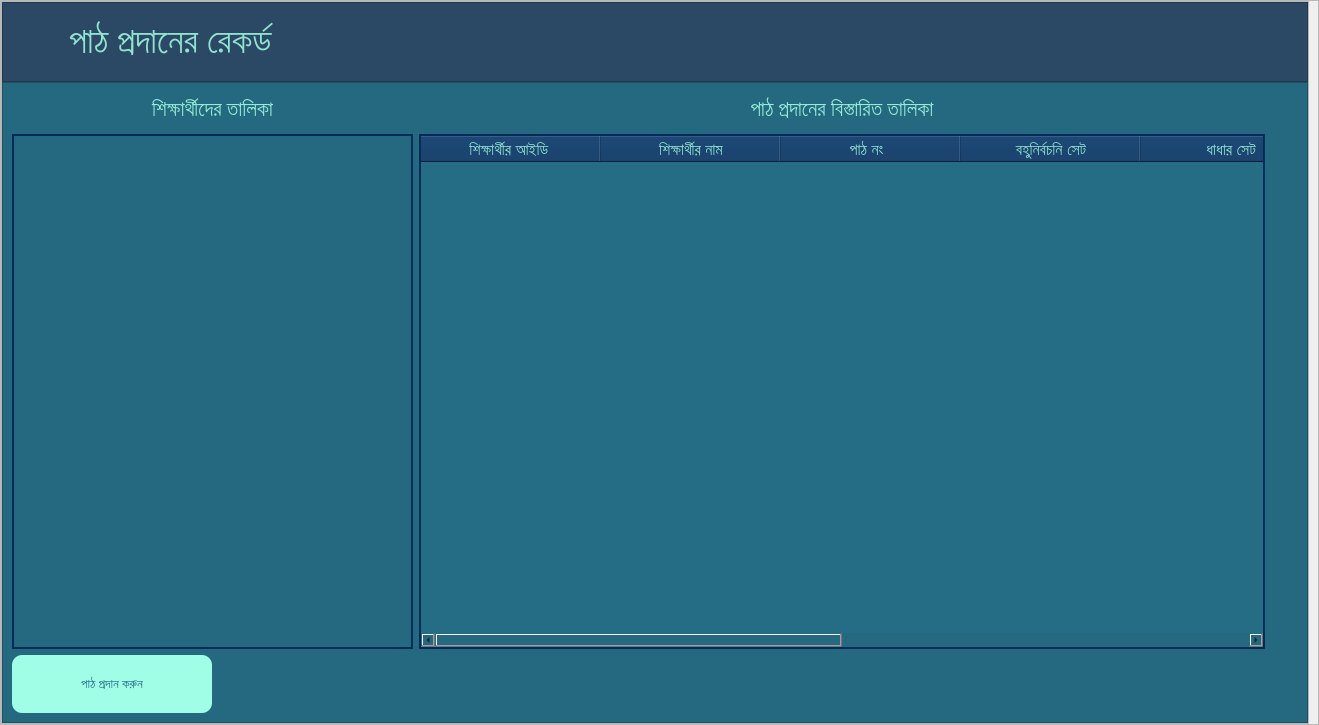
      <widget class="QWidget" name="lesson_assigning_page">
       <layout class="QGridLayout" name="gridLayout_11">
        <property name="leftMargin">
         <number>0</number>
        </property>
        <property name="topMargin">
         <number>0</number>
        </property>
        <property name="rightMargin">
         <number>0</number>
        </property>
        <property name="bottomMargin">
         <number>0</number>
        </property>
        <item row="0" column="0">
         <widget class="QFrame" name="frame_2">
          <property name="frameShape">
           <enum>QFrame::StyledPanel</enum>
          </property>
          <property name="frameShadow">
           <enum>QFrame::Raised</enum>
          </property>
          <layout class="QGridLayout" name="gridLayout_9">
           <property name="leftMargin">
            <number>0</number>
           </property>
           <property name="topMargin">
            <number>0</number>
           </property>
           <property name="bottomMargin">
            <number>0</number>
           </property>
           <item row="0" column="0">
            <widget class="QFrame" name="lesson_frame_3">
             <property name="minimumSize">
              <size>
               <width>1280</width>
               <height>720</height>
              </size>
             </property>
             <property name="styleSheet">
              <string notr="true"/>
             </property>
             <property name="frameShape">
              <enum>QFrame::StyledPanel</enum>
             </property>
             <property name="frameShadow">
              <enum>QFrame::Raised</enum>
             </property>
             <layout class="QVBoxLayout" name="verticalLayout_6">
              <property name="spacing">
               <number>0</number>
              </property>
              <property name="leftMargin">
               <number>0</number>
              </property>
              <property name="topMargin">
               <number>0</number>
              </property>
              <property name="rightMargin">
               <number>0</number>
              </property>
              <property name="bottomMargin">
               <number>0</number>
              </property>
              <item>
               <widget class="QFrame" name="top_frame_6">
                <property name="minimumSize">
                 <size>
                  <width>1278</width>
                  <height>80</height>
                 </size>
                </property>
                <property name="maximumSize">
                 <size>
                  <width>16777215</width>
                  <height>80</height>
                 </size>
                </property>
                <property name="styleSheet">
                 <string notr="true">background-color: #2B4865;</string>
                </property>
                <property name="frameShape">
                 <enum>QFrame::StyledPanel</enum>
                </property>
                <property name="frameShadow">
                 <enum>QFrame::Raised</enum>
                </property>
                <layout class="QHBoxLayout" name="horizontalLayout_25">
                 <property name="leftMargin">
                  <number>0</number>
                 </property>
                 <property name="topMargin">
                  <number>0</number>
                 </property>
                 <property name="rightMargin">
                  <number>0</number>
                 </property>
                 <property name="bottomMargin">
                  <number>0</number>
                 </property>
                 <item>
                  <widget class="QPushButton" name="lsn_btn_back_to_home_4">
                   <property name="sizePolicy">
                    <sizepolicy hsizetype="Preferred" vsizetype="Preferred">
                     <horstretch>0</horstretch>
                     <verstretch>0</verstretch>
                    </sizepolicy>
                   </property>
                   <property name="minimumSize">
                    <size>
                     <width>0</width>
                     <height>60</height>
                    </size>
                   </property>
                   <property name="maximumSize">
                    <size>
                     <width>60</width>
                     <height>60</height>
                    </size>
                   </property>
                   <property name="baseSize">
                    <size>
                     <width>0</width>
                     <height>4</height>
                    </size>
                   </property>
                   <property name="font">
                    <font>
                     <pointsize>11</pointsize>
                    </font>
                   </property>
                   <property name="cursor">
                    <cursorShape>PointingHandCursor</cursorShape>
                   </property>
                   <property name="mouseTracking">
                    <bool>true</bool>
                   </property>
                   <property name="styleSheet">
                    <string notr="true">QPushButton {
	background-color: #2B4865 #256D85;
	border: none;
}

QPushButton:hover:!pressed
{
	background-color:  #256D85;
	border-radius: 30px;
}</string>
                   </property>
                   <property name="text">
                    <string/>
                   </property>
                   <property name="icon">
                    <iconset>
                     <normaloff>../Images/back_icon.png</normaloff>../Images/back_icon.png</iconset>
                   </property>
                   <property name="iconSize">
                    <size>
                     <width>200</width>
                     <height>200</height>
                    </size>
                   </property>
                   <property name="autoDefault">
                    <bool>false</bool>
                   </property>
                   <property name="default">
                    <bool>false</bool>
                   </property>
                   <property name="flat">
                    <bool>false</bool>
                   </property>
                  </widget>
                 </item>
                 <item>
                  <widget class="QLabel" name="lsn_lbl_headline_5">
                   <property name="font">
                    <font>
                     <family>Hind Siliguri Medium</family>
                     <pointsize>27</pointsize>
                    </font>
                   </property>
                   <property name="styleSheet">
                    <string notr="true">color: #8FE3CF</string>
                   </property>
                   <property name="text">
                    <string>পাঠ প্রদানের রেকর্ড</string>
                   </property>
                   <property name="alignment">
                    <set>Qt::AlignLeading|Qt::AlignLeft|Qt::AlignVCenter</set>
                   </property>
                  </widget>
                 </item>
                </layout>
               </widget>
              </item>
              <item>
               <widget class="QFrame" name="mid_frame_5">
                <property name="minimumSize">
                 <size>
                  <width>1306</width>
                  <height>641</height>
                 </size>
                </property>
                <property name="styleSheet">
                 <string notr="true">background-color:rgb(36, 105, 127);</string>
                </property>
                <property name="frameShape">
                 <enum>QFrame::StyledPanel</enum>
                </property>
                <property name="frameShadow">
                 <enum>QFrame::Raised</enum>
                </property>
                <layout class="QGridLayout" name="gridLayout_10">
                 <item row="0" column="1">
                  <widget class="QLabel" name="lsn_lbl_lessons_6">
                   <property name="minimumSize">
                    <size>
                     <width>451</width>
                     <height>36</height>
                    </size>
                   </property>
                   <property name="font">
                    <font>
                     <family>Hind Siliguri Medium</family>
                     <pointsize>16</pointsize>
                     <weight>50</weight>
                     <bold>false</bold>
                    </font>
                   </property>
                   <property name="styleSheet">
                    <string notr="true">color: rgb(149, 236, 215);</string>
                   </property>
                   <property name="text">
                    <string>পাঠ প্রদানের বিস্তারিত তালিকা</string>
                   </property>
                   <property name="alignment">
                    <set>Qt::AlignCenter</set>
                   </property>
                  </widget>
                 </item>
                 <item row="1" column="1">
                  <widget class="QTableWidget" name="lsn_table_assigning_lessons">
                   <property name="minimumSize">
                    <size>
                     <width>830</width>
                     <height>511</height>
                    </size>
                   </property>
                   <property name="font">
                    <font>
                     <pointsize>12</pointsize>
                    </font>
                   </property>
                   <property name="cursor" stdset="0">
                    <cursorShape>OpenHandCursor</cursorShape>
                   </property>
                   <property name="styleSheet">
                    <string notr="true">QHeaderView::section {
	background-color: #002B5B;
    color: rgb(143, 227, 207);
}



QTableWidget {
	background-color: #256D85;
	gridline-color: rgb(255, 255, 255);
	color: #fff;
	border: 2px solid rgb(0, 43, 91);
}

</string>
                   </property>
                   <attribute name="horizontalHeaderDefaultSectionSize">
                    <number>180</number>
                   </attribute>
                   <attribute name="horizontalHeaderMinimumSectionSize">
                    <number>50</number>
                   </attribute>
                   <attribute name="horizontalHeaderStretchLastSection">
                    <bool>true</bool>
                   </attribute>
                   <column>
                    <property name="text">
                     <string>শিক্ষার্থীর আইডি </string>
                    </property>
                    <property name="font">
                     <font>
                      <pointsize>12</pointsize>
                      <weight>50</weight>
                      <bold>false</bold>
                     </font>
                    </property>
                    <property name="textAlignment">
                     <set>AlignCenter</set>
                    </property>
                   </column>
                   <column>
                    <property name="text">
                     <string>শিক্ষার্থীর নাম</string>
                    </property>
                    <property name="font">
                     <font>
                      <family>Segoe UI</family>
                      <pointsize>12</pointsize>
                      <weight>50</weight>
                      <bold>false</bold>
                     </font>
                    </property>
                    <property name="textAlignment">
                     <set>AlignCenter</set>
                    </property>
                   </column>
                   <column>
                    <property name="text">
                     <string>পাঠ নং  </string>
                    </property>
                    <property name="font">
                     <font>
                      <family>Segoe UI</family>
                      <pointsize>12</pointsize>
                      <weight>50</weight>
                      <bold>false</bold>
                     </font>
                    </property>
                    <property name="textAlignment">
                     <set>AlignCenter</set>
                    </property>
                   </column>
                   <column>
                    <property name="text">
                     <string>বহুনির্বচনি সেট</string>
                    </property>
                    <property name="font">
                     <font>
                      <pointsize>12</pointsize>
                     </font>
                    </property>
                    <property name="textAlignment">
                     <set>AlignCenter</set>
                    </property>
                   </column>
                   <column>
                    <property name="text">
                     <string>ধাধার সেট</string>
                    </property>
                    <property name="font">
                     <font>
                      <pointsize>12</pointsize>
                     </font>
                    </property>
                    <property name="textAlignment">
                     <set>AlignCenter</set>
                    </property>
                   </column>
                   <column>
                    <property name="text">
                     <string>ধারার সেট </string>
                    </property>
                    <property name="font">
                     <font>
                      <pointsize>12</pointsize>
                     </font>
                    </property>
                    <property name="textAlignment">
                     <set>AlignCenter</set>
                    </property>
                   </column>
                   <column>
                    <property name="text">
                     <string>শব্দ মিলানো'র সেট</string>
                    </property>
                    <property name="font">
                     <font>
                      <pointsize>12</pointsize>
                     </font>
                    </property>
                    <property name="textAlignment">
                     <set>AlignCenter</set>
                    </property>
                   </column>
                   <column>
                    <property name="text">
                     <string>পাঠ প্রদানের সময়কাল</string>
                    </property>
                    <property name="font">
                     <font>
                      <pointsize>12</pointsize>
                     </font>
                    </property>
                    <property name="textAlignment">
                     <set>AlignCenter</set>
                    </property>
                   </column>
                  </widget>
                 </item>
                 <item row="0" column="0">
                  <widget class="QLabel" name="lsn_lbl_lessons_8">
                   <property name="minimumSize">
                    <size>
                     <width>250</width>
                     <height>36</height>
                    </size>
                   </property>
                   <property name="font">
                    <font>
                     <family>Hind Siliguri Medium</family>
                     <pointsize>16</pointsize>
                     <weight>50</weight>
                     <bold>false</bold>
                    </font>
                   </property>
                   <property name="styleSheet">
                    <string notr="true">color: rgb(149, 236, 215);</string>
                   </property>
                   <property name="text">
                    <string>শিক্ষার্থীদের তালিকা</string>
                   </property>
                   <property name="alignment">
                    <set>Qt::AlignCenter</set>
                   </property>
                  </widget>
                 </item>
                 <item row="2" column="0">
                  <widget class="QPushButton" name="lsn_btn_assign_lesson">
                   <property name="enabled">
                    <bool>true</bool>
                   </property>
                   <property name="sizePolicy">
                    <sizepolicy hsizetype="Preferred" vsizetype="Preferred">
                     <horstretch>230</horstretch>
                     <verstretch>40</verstretch>
                    </sizepolicy>
                   </property>
                   <property name="minimumSize">
                    <size>
                     <width>200</width>
                     <height>58</height>
                    </size>
                   </property>
                   <property name="maximumSize">
                    <size>
                     <width>200</width>
                     <height>58</height>
                    </size>
                   </property>
                   <property name="font">
                    <font>
                     <family>Hind Siliguri Medium</family>
                     <pointsize>10</pointsize>
                     <weight>50</weight>
                     <bold>false</bold>
                    </font>
                   </property>
                   <property name="cursor">
                    <cursorShape>PointingHandCursor</cursorShape>
                   </property>
                   <property name="styleSheet">
                    <string notr="true">QPushButton {
background-color: rgb(160, 253, 230);
color:  #256D85 ;
border-radius: 10px;
}

QPushButton::hover {
	
	background-color: rgb(143, 227, 207);
	color: #2B4865;

}</string>
                   </property>
                   <property name="text">
                    <string>পাঠ প্রদান করুন</string>
                   </property>
                   <property name="icon">
                    <iconset>
                     <normaloff>../Images/done.png</normaloff>../Images/done.png</iconset>
                   </property>
                   <property name="iconSize">
                    <size>
                     <width>20</width>
                     <height>25</height>
                    </size>
                   </property>
                  </widget>
                 </item>
                 <item row="1" column="2">
                  <spacer name="horizontalSpacer_8">
                   <property name="orientation">
                    <enum>Qt::Horizontal</enum>
                   </property>
                   <property name="sizeType">
                    <enum>QSizePolicy::Fixed</enum>
                   </property>
                   <property name="sizeHint" stdset="0">
                    <size>
                     <width>33</width>
                     <height>20</height>
                    </size>
                   </property>
                  </spacer>
                 </item>
                 <item row="1" column="0">
                  <widget class="QListWidget" name="lsn_list_students">
                   <property name="minimumSize">
                    <size>
                     <width>401</width>
                     <height>509</height>
                    </size>
                   </property>
                   <property name="maximumSize">
                    <size>
                     <width>371</width>
                     <height>16777215</height>
                    </size>
                   </property>
                   <property name="font">
                    <font>
                     <pointsize>13</pointsize>
                    </font>
                   </property>
                   <property name="styleSheet">
                    <string notr="true">color: rgb(143, 227, 190);
border: 2px solid rgb(0, 43, 91);</string>
                   </property>
                   <property name="editTriggers">
                    <set>QAbstractItemView::NoEditTriggers</set>
                   </property>
                   <property name="dragEnabled">
                    <bool>true</bool>
                   </property>
                  </widget>
                 </item>
                </layout>
               </widget>
              </item>
             </layout>
            </widget>
           </item>
          </layout>
         </widget>
        </item>
       </layout>
      </widget>
